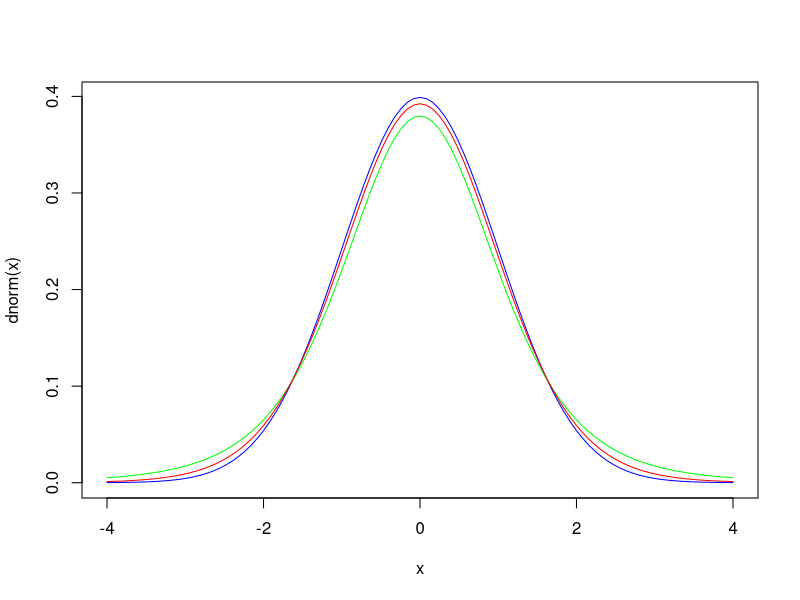

Write R code to recreate this figure.
## ---- chunk 1
curve(dnorm, -4, 4, col = "blue")
curve(dt(x, 5), -4, 4, add = TRUE, col = "green")
curve(dt(x, 15), -4, 4, add = TRUE, col = "red")
## ---- chunk 2
x <- c(8.6, 9.4, 7.9, 6.8, 8.3, 7.3, 9.2, 9.6, 8.7, 11.4, 10.3, 5.4, 8.1, 5.5, 6.9)
mean(x)
sd(x)
## ---- chunk 3
qt(0.05/2, 14)
## ---- chunk 4
8.2267 - 2.145*1.6722/sqrt(15)
8.2267 + 2.145*1.6722/sqrt(15)
## ---- chunk 5
t.test(x)$conf.int
## ---- chunk 6
x <- c(79, 145, 147, 160, 116, 100, 159, 151, 156, 126,
       137, 83, 156, 94, 121, 144, 123, 114, 139, 99)
mean(x)
sd(x)
## ---- chunk 7
qt(0.1/2, 19)
## ---- chunk 8
127.45 - 1.729*25.9645/sqrt(20)
127.45 + 1.729*25.9645/sqrt(20)
## ---- chunk 9
t.test(x, conf.level = 0.9)$conf.int
